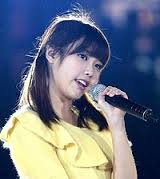
//> input picture sencha_test/imgstore_root/test2/origin.png, 160 x 179 px
$ ./opencv_proc ../../sencha_test/imgstore_root/test2/origin.png   (built with g++ and OpenCV 4)
//> lines starting //> are read from the running program, lines starting //| are printed output that depends on the picture; after the words box and inside, x2 and y2 are one past the last pixel; in counts of white or black regions, pixels touching at a corner belong together
//============================================================================
// Name        : opencv_proc.cpp
// Author      : vdfsdf
// Version     :
// Copyright   : Your copyright notice
// Description : Hello World in C++, Ansi-style
//============================================================================

#include <stdio.h>
#include <opencv/cv.h>
#include <opencv2/highgui/highgui.hpp>

using namespace cv;
using namespace std;


int facedetect_test_img_binary( const char* path ){

	int threshold = 128; // 임계값(Threshold) 설정
	IplImage* output = 0;
	IplImage* gray = 0;

	char origin_path[1024] = {0,};
	char save_path[1024] = {0,};
	sprintf(origin_path, "%s/%s", path, "origin.png" );
	sprintf(save_path, "%s/%s", path, "binary.png" );


	IplImage* image = cvLoadImage( origin_path  );
	if(!image){
		printf("Could not load image file: %s\n", origin_path);
		exit(0);
	}

	gray = cvCreateImage( cvGetSize(image), IPL_DEPTH_8U, 1); // 흑백 이미지 생성
	output = cvCreateImage( cvGetSize(image), IPL_DEPTH_8U, 1); // 흑백 이미지 생성
	cvCvtColor(image, gray, CV_RGB2GRAY); // 컬러를 흑백으로 변환


	// 영상의 각 픽셀(x,y) 값이 threshold 값의 초과는 255 로, 그 이하는 0 으로 변환
	cvThreshold(gray, output, threshold, 255, CV_THRESH_BINARY);
	output->origin = image->origin; // 방향이 뒤집어 진것을 바로 잡아줌


	//이미지 저장
	cvSaveImage(save_path, output);

	cvReleaseImage( &gray );
	cvReleaseImage( &output );
	cvReleaseImage( &image );

	return 0;

}

int facedetect_test( const char* path )  {

	const char *classifer = "./res/haarcascade_frontalface_alt_tree.xml";
	//const char *classifer = "C:/Users/Administrator/Desktop/OpenCV_스터디/project/opencv_proc/res/haarcascade_frontalface_alt_tree.xml";

	char origin_path[1024] = {0,};
	char save_path[1024] = {0,};

	sprintf(origin_path, "%s/%s", path, "origin.png" );
	sprintf(save_path, "%s/%s", path, "facedect.png" );

	CvHaarClassifierCascade* cascade = 0;
	cascade = (CvHaarClassifierCascade*) cvLoad(classifer, 0, 0, 0 );
	if(!cascade){
		std::cerr<<"error: cascade error!!"<<std::endl;
		return -1;
	}

	CvMemStorage* storage = 0;
	storage = cvCreateMemStorage(0);
	if(!storage){
		std::cerr<<"error: storage error!!"<<std::endl;
		return -2;
	}

	IplImage* m_pImage =cvLoadImage( origin_path  );
//> m_pImage is the input picture: 179 rows x 160 cols, CV_8UC3; mean B, G, R 131.5, 114.8, 105.6
	if(!m_pImage){
		printf("Could not load image file: %s\n", origin_path);
		exit(0);
	}

	double scale = 1.3;

	// 영상 준비
	//
	IplImage* gray = cvCreateImage( cvSize(m_pImage->width,m_pImage->height), 8, 1 );
	IplImage* small_img = cvCreateImage(
		cvSize( cvRound(m_pImage->width/scale), cvRound(m_pImage->height/scale)), 8, 1
		);
	cvCvtColor( m_pImage, gray, CV_BGR2GRAY );
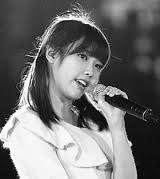
//> gray: 179 rows x 160 cols, CV_8UC1; min 1, max 255, mean 114
	cvResize( gray, small_img, CV_INTER_LINEAR );
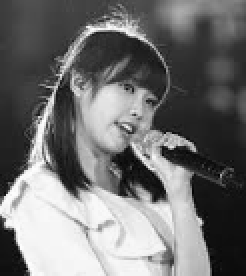
//> small_img: 138 rows x 123 cols, CV_8UC1 (shown 2 times larger); min 3, max 254, mean 113.8
	cvEqualizeHist( small_img, small_img );
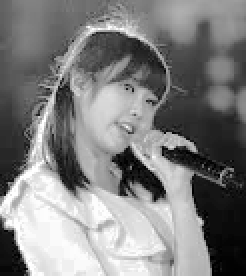
//> small_img: 138 rows x 123 cols, CV_8UC1 (shown 2 times larger); min 0, max 255, mean 128.3

	// 객체 검출
	//
	cvClearMemStorage( storage );
	CvSeq* objects = cvHaarDetectObjects(
		small_img,
		cascade,
		storage,
		1.1,
		2,
		0   /*CV_HAAR_DO_CANNY_PRUNING*/,
		cvSize(30, 30)
		);
//> objects = 0 items

	// 객체를 찾고 박스를 그린다.
	//
	for( int i = 0 ; i < (objects ? objects->total : 0) ; i++ )
	{
		CvRect* r = (CvRect*)cvGetSeqElem( objects, i );
		CvPoint center;
		int radius;
		center.x = cvRound((r->x + r->width*0.5)*scale);
		center.y = cvRound((r->y + r->height*0.5)*scale);
		radius = cvRound((r->width + r->height)*0.25*scale);
		cvCircle( m_pImage, center, radius, cvScalar(255, 0, 0), 3, 8, 0 );
	}
//> this loop made 0 passes

	//이미지 저장
	cvSaveImage(save_path, m_pImage);


	// 이미지 정리
	cvReleaseImage( &gray );
	cvReleaseImage( &small_img );
	cvReleaseMemStorage( &storage );

	// 리소스 정리
	cvReleaseMemStorage(&storage);
	cvReleaseHaarClassifierCascade(&cascade);

	return 0;
}

int main(int argc, char* argv[]) {
	facedetect_test( argv[1] );
	facedetect_test_img_binary( argv[1] );
//> in facedetect_test_img_binary, `cvCvtColor(image, gray, CV_RGB2GRAY);`:
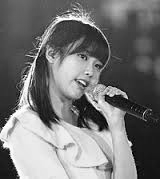
//> gray: 179 rows x 160 cols, CV_8UC1; min 0, max 255, mean 118.8
//> in facedetect_test_img_binary, `cvThreshold(gray, output, threshold, 255, CV_THRESH_BINARY);`:
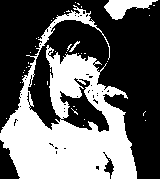
//> output: 179 rows x 160 cols, CV_8UC1; 39.7% white; 41 white regions (38 under 20 px), largest, box (x1, y1, x2, y2) and area: (0, 5, 137, 179) 10706, (104, 0, 158, 20) 546, (69, 41, 80, 52) 33
	return 0;
}
